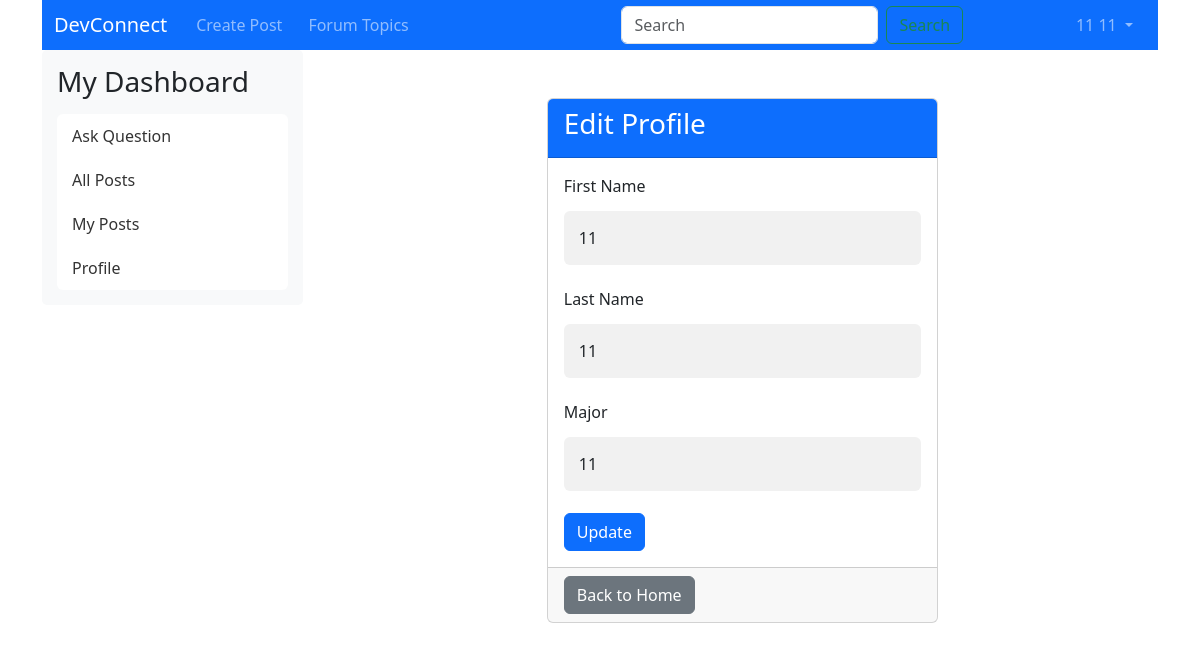
Page /auth/profile (signed in) on the earlier database version.
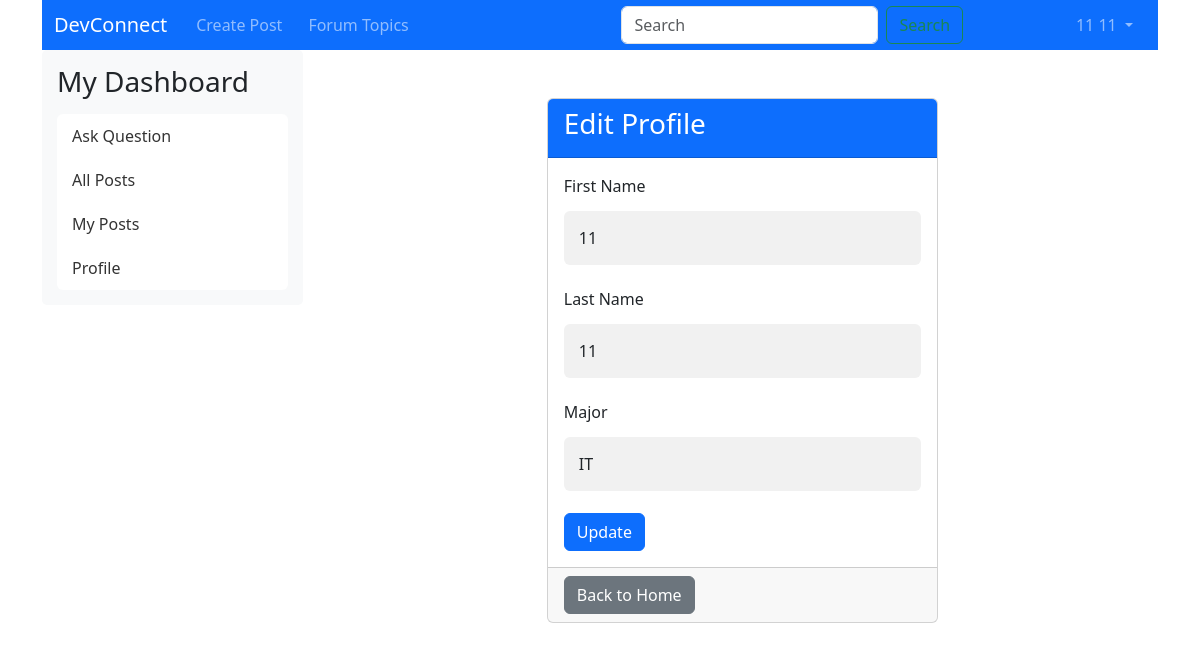
Same page on the later database version.
### app/models/model.py (models this page shows, shortened)
class User(UserMixin, db.Model):
    __tablename__ = "users"
    id = db.Column(db.Integer, primary_key=True)
    first_name = db.Column(db.String(100), nullable=False)
    last_name = db.Column(db.String(100), nullable=False)
    uwa_id = db.Column(db.String(100), unique=True, nullable=False)
    email = db.Column(db.String(100), unique=True, nullable=False)
    major = db.Column(db.String(100), nullable=False)
    password_hash = db.Column(db.String(200), nullable=False)
    user_image = db.Column(db.String(200))
    is_disabled = db.Column(db.Boolean, default=False)
    timestamp = db.Column(db.DateTime, default=datetime.utcnow)
    role = db.Column(db.String(100))
    def __repr__(self):
        return f'<User {self.email}>'
    @property
    def is_active(self):
        return not self.is_disabled

### app/controllers/auth_controller.py (the view, shortened to what this page needs)
@auth.route('/profile', methods=['GET', 'POST'])
def profile():
    if 'user_id' not in session:
        flash('Please log in to view this page', 'info')
        return redirect(url_for('auth.login'))
    user = User.query.get(session['user_id'])  # Fetch the user based on session user_id
    form = EditProfileForm(obj=user)  # Pre-fill form with existing user details
    return render_template('auth/profile.html', form=form)

### app/forms.py
class EditProfileForm(FlaskForm):
    first_name = StringField('First Name', validators=[DataRequired()])
    last_name = StringField('Last Name', validators=[DataRequired()])
    major = StringField('Major', validators=[DataRequired()])

### app/templates/auth/profile.html (shortened to what this page needs)
{% extends "includes/layout.html" %}
{% block content %}
<div class="container mt-5">
    <div class="row justify-content-center">
        <div class="col-md-6">
            <div class="card">
                <div class="card-header bg-primary text-white">
                    <h3 class="card-title">Edit Profile</h3>
                </div>
                <div class="card-body">
                    <form method="POST">
                        <div class="form-group">
                            {{ form.first_name.label(class_='form-label') }}
                            {{ form.first_name(class_='form-control') }}
                        </div>
                        <div class="form-group">
                            {{ form.last_name.label(class_='form-label') }}
                            {{ form.last_name(class_='form-control') }}
                        </div>
                        <div class="form-group">
                            {{ form.major.label(class_='form-label') }}
                            {{ form.major(class_='form-control') }}
                        </div>
                        <button type="submit" class="btn btn-primary">Update</button>
                    </form>
                </div>
                <div class="card-footer">
                    <a href="{{ url_for('main.index') }}" class="btn btn-secondary">Back to Home</a>
                </div>
            </div>
        </div>
    </div>
</div>
{% endblock %}

### app/templates/includes/layout.html (shortened to what this page needs)
<!DOCTYPE html>
<html lang="en">
<head>
    <link rel="stylesheet" href="https://cdn.jsdelivr.net/npm/bootstrap@5.3.3/dist/css/bootstrap.min.css">
    <link rel="stylesheet" href="https://cdnjs.cloudflare.com/ajax/libs/font-awesome/5.14.0/css/all.min.css" />
    <link rel="stylesheet" href="{{ url_for('static', filename='css/main.css') }}">
</head>
<body>
<div class="container">
    {% include "includes/nav.html" %}
    <div class="row">
        {% if current_user.is_authenticated %}
        <div class="col-md-3">
            <div class="sidebar">
                <h3>My Dashboard</h3>
                <ul class="list-group">
                    <li class="list-group-item"><a href="{{ url_for('main.add_post') }}">Ask Question</a></li>
                    <li class="list-group-item"><a href="{{ url_for('main.posts') }}">All Posts</a></li>
                    <li class="list-group-item"><a href="{{ url_for('main.my_posts') }}">My Posts</a></li>
                    <li class="list-group-item"><a href="{{ url_for('auth.profile') }}">Profile</a></li>
                </ul>
            </div>
        </div>
        <div class="col-md-9">
        {% else %}
        <div class="col-md-12">
        {% endif %}
            {% block content %}{% endblock %}
        </div>
    </div>
</div>
</body>
</html>

### app/templates/includes/nav.html (shortened to what this page needs)
<header>
    <nav class="navbar navbar-expand-lg navbar-dark bg-primary p-0" style="padding-top: 0.5rem; padding-bottom: 0.5rem;">
        <div class="container-fluid">
            <a class="navbar-brand" href="{{ url_for('main.index') }}">DevConnect</a>
            <div class="collapse navbar-collapse" id="navbarNav">
                <ul class="navbar-nav me-auto p-0">
                    <li class="nav-item">
                        <a href="{{ url_for('main.add_post') }}" class="nav-link {{ 'active' if request.path == url_for('main.add_post') else '' }}">Create Post</a>
                    </li>
                    <li class="nav-item">
                        <a href="{{ url_for('main.posts') }}" class="nav-link {{ 'active' if request.path == url_for('main.posts') else '' }}">Forum Topics</a>
                    </li>
                </ul>
                <form class="d-flex ms-auto" method="GET" action="{{ url_for('main.search') }}">
                    <input class="form-control me-2" type="search" name="q" placeholder="Search" aria-label="Search" value="{{ request.args.get('q', '') }}">
                    <button class="btn btn-outline-success" type="submit">Search</button>
                </form>
                {% if 'logged_in' in session and session['logged_in'] %}
                    <ul class="navbar-nav ms-auto">
                        <li class="nav-item dropdown">
                            <a class="nav-link dropdown-toggle" href="#" id="navbarDropdownMenuLink" role="button" data-bs-toggle="dropdown" aria-expanded="false">
                                {{ session['user_name'] }}
                            </a>
                        </li>
                    </ul>
                {% else %}
                    <div class="navbar-nav ms-auto">
                        <a href="{{ url_for('auth.login') }}" class="btn btn-outline-light me-2">Login</a>
                        <a href="{{ url_for('auth.register') }}" class="btn btn-success">Sign Up</a>
                    </div>
                {% endif %}
            </div>
        </div>
    </nav>
</header>

### app/static/css/main.css (style rules this page uses)
:root { --blue: #27348b; --gold: #e2b600; --silver: #ececec; --red-700: #a92247; --red-800: #de2851; --red-900: #e42313; --orange: #e84e0f; --orange-400: #f49700; --yellow: #fdc300; --darkblue:#003869; --black-800: #1488ca; --lightblue:#48bed8; }
* { box-sizing: border-box; }
*:before, *:after { box-sizing: border-box; }
html { position: relative; min-height: 100%; }
body { margin-bottom: 60px; }
header { text-align: center; }
li { display: inline; padding: 5px; }
a { text-decoration: none; color: blue; }
input[type=text], input[type=password] { width: 100%; padding: 15px; margin: 5px 0 22px 0; display: inline-block; border: none; background: #f1f1f1; }
.sidebar { background: #f8f9fa; padding: 15px; border-radius: 5px; }
.sidebar h3 { margin-bottom: 15px; }
.sidebar .list-group-item { border: none; padding: 10px 15px; }
.sidebar .list-group-item a { text-decoration: none; color: #333; }

Differences in the rows shown:
changed User: major "11" → "IT"
